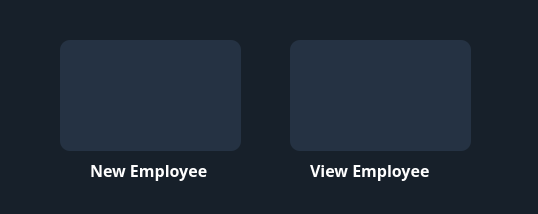
<?xml version="1.0" encoding="UTF-8"?>
<ui version="4.0">
 <class>MainWindow</class>
 <widget class="QMainWindow" name="MainWindow">
  <property name="geometry">
   <rect>
    <x>0</x>
    <y>0</y>
    <width>538</width>
    <height>214</height>
   </rect>
  </property>
  <property name="windowTitle">
   <string>Opciones</string>
  </property>
  <property name="windowIcon">
   <iconset>
    <normaloff>Icons/DRAGONN.ico</normaloff>Icons/DRAGONN.ico</iconset>
  </property>
  <property name="styleSheet">
   <string notr="true">background-color:rgb(23, 32, 42);</string>
  </property>
  <widget class="QWidget" name="centralwidget">
   <widget class="QPushButton" name="btn_view">
    <property name="geometry">
     <rect>
      <x>290</x>
      <y>40</y>
      <width>181</width>
      <height>111</height>
     </rect>
    </property>
    <property name="cursor">
     <cursorShape>PointingHandCursor</cursorShape>
    </property>
    <property name="styleSheet">
     <string notr="true">QPushButton{
background-color:rgb(37, 50, 67);color:white;
border-radius:10px;
}

QPushButton:hover{
background-color:rgb(159, 159, 159);

}
</string>
    </property>
    <property name="text">
     <string/>
    </property>
    <property name="icon">
     <iconset>
      <normaloff>Icons/carpeta.png</normaloff>Icons/carpeta.png</iconset>
    </property>
    <property name="iconSize">
     <size>
      <width>60</width>
      <height>60</height>
     </size>
    </property>
   </widget>
   <widget class="QLabel" name="label">
    <property name="geometry">
     <rect>
      <x>90</x>
      <y>160</y>
      <width>131</width>
      <height>21</height>
     </rect>
    </property>
    <property name="font">
     <font>
      <family>Arial Black</family>
      <pointsize>12</pointsize>
      <weight>75</weight>
      <bold>true</bold>
     </font>
    </property>
    <property name="cursor">
     <cursorShape>PointingHandCursor</cursorShape>
    </property>
    <property name="styleSheet">
     <string notr="true">color:white
</string>
    </property>
    <property name="text">
     <string>New Employee</string>
    </property>
   </widget>
   <widget class="QPushButton" name="btn_add">
    <property name="geometry">
     <rect>
      <x>60</x>
      <y>40</y>
      <width>181</width>
      <height>111</height>
     </rect>
    </property>
    <property name="cursor">
     <cursorShape>PointingHandCursor</cursorShape>
    </property>
    <property name="styleSheet">
     <string notr="true">QPushButton{
background-color:rgb(37, 50, 67);color:white;
border-radius:10px;
}

QPushButton:hover{
background-color:rgb(159, 159, 159);

}
</string>
    </property>
    <property name="text">
     <string/>
    </property>
    <property name="icon">
     <iconset>
      <normaloff>Icons/carpeta.png</normaloff>Icons/carpeta.png</iconset>
    </property>
    <property name="iconSize">
     <size>
      <width>60</width>
      <height>60</height>
     </size>
    </property>
   </widget>
   <widget class="QLabel" name="label_2">
    <property name="geometry">
     <rect>
      <x>310</x>
      <y>160</y>
      <width>141</width>
      <height>21</height>
     </rect>
    </property>
    <property name="font">
     <font>
      <family>Arial Black</family>
      <pointsize>12</pointsize>
      <weight>75</weight>
      <bold>true</bold>
     </font>
    </property>
    <property name="cursor">
     <cursorShape>PointingHandCursor</cursorShape>
    </property>
    <property name="styleSheet">
     <string notr="true">color:white
</string>
    </property>
    <property name="text">
     <string>View Employee</string>
    </property>
   </widget>
  </widget>
  <widget class="QStatusBar" name="statusbar"/>
 </widget>
 <resources/>
 <connections/>
</ui>
